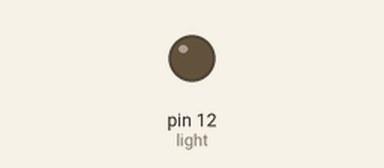
Bench run of a sketch on a simulated Arduino Uno, built with avr-gcc and run on an emulated ATmega328P. On the bench: output pins drawn as LEDs (lit = HIGH).

Above: at 1.0 s.
At 5.5 s:
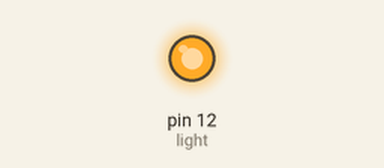
Timing chart, 0 to 6.9 s (numbered marks = the images above):
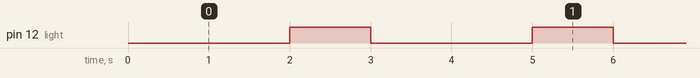

The sketch:

Lesson2_Aug24.ino
```cpp
int light = 12; //HERO board pin 12

void setup() {
  //initialize the digital pin, set its value to low (0 volts)
  pinMode(light, OUTPUT);
  digitalWrite(light, LOW);


}

void loop() {
  // put your main code here, to run repeatedly:
  digitalWrite(light, LOW);
  delay(2000);
  digitalWrite(light, HIGH);
  delay(1000);
}
```

Measured:
- by itself, pin 12 (light): alternates HIGH for 1.0 s and LOW for 2.0 s
